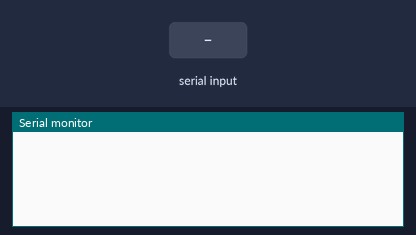
Simulated run of this sketch. Board: Arduino Uno, built with avr-gcc and run on an emulated ATmega328P. On the bench: the last lines printed to the serial monitor. Inputs (shaded band) come from the test bench.

Above: at 1.2 s.
1.3 s: "OBJECT=?\n" received over Serial
At 2.0 s:
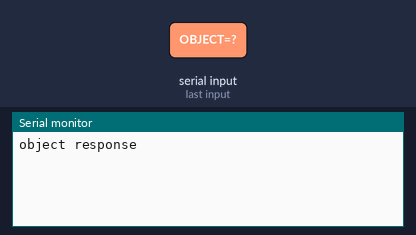
2.8 s: "AMBIENT=?\n" received over Serial
At 3.2 s:
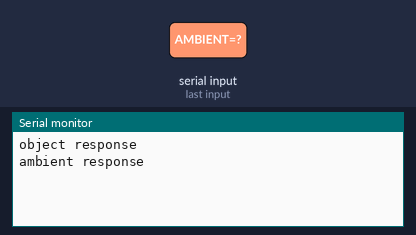

Measured:
- after the input at 1.3 s, the serial monitor: prints a new line at once (image 1)
- after the input at 2.8 s, the serial monitor: prints a new line at once (image 2)

The sketch:

4_9_1.ino
```cpp
void setup() {
  Serial.begin(9600);
}

void loop() {
  if (Serial.available() > 0)
  {
    String strRead = Serial.readStringUntil('\n');
    if (strRead.indexOf("OBJECT=?") != -1)
    {
      Serial.println("object response");
    }
    else if (strRead.indexOf("AMBIENT=?") != -1)
    {
      Serial.println("ambient response");
    }
  }
}
```
